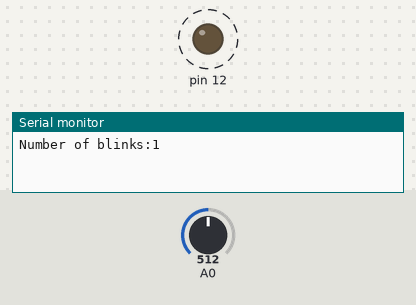
This sketch was run on a simulated Arduino Uno, built with avr-gcc and run on an emulated ATmega328P. On the bench: output pins drawn as LEDs (lit = HIGH), the last lines printed to the serial monitor. Dashed ring = blinking. The inputs (shaded band) are chosen by the test bench; at power-on: A0 = 512.

Above: at 1.8 s.
1.9 s: A0 set to 0
At 2.7 s:
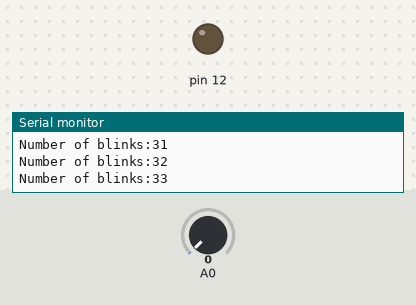
3.8 s: A0 set to 122
At 4.1 s:
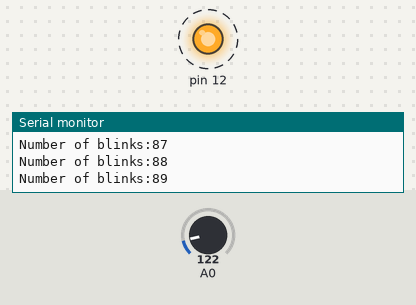
Timing chart, 0 to 13.3 s (numbered marks = the images above; inputs shaded):
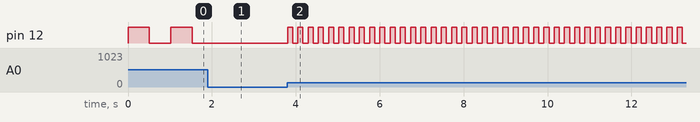

The sketch:

sketch.ino
```cpp
//https://wokwi.com/projects/345893130820649554

void setup() {
  // put your setup code here, to run once:
  pinMode(12, OUTPUT);
  Serial.begin(10000);
}
int i = 0;
void loop() {
  // put your main code here, to run repeatedly:
  int readValue = analogRead(A0);
  digitalWrite(12, HIGH);
  delay(readValue);
  digitalWrite(12, LOW);
  delay(readValue);

  i++;
  Serial.print("Number of blinks:");
  Serial.println(i);

}
```

Measured:
- after the input at 1.9 s, pin 12: stops changing and stays LOW
- after the input at 3.8 s, pin 12: alternates HIGH for 0.12 s and LOW for 0.12 s, starting at once
- by itself, pin 12: alternates HIGH for 0.51 s and LOW for 0.51 s
